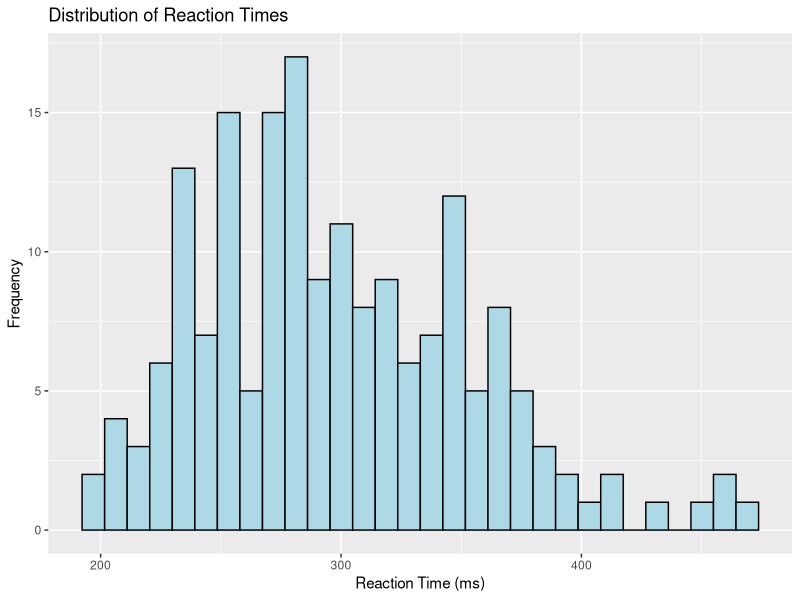
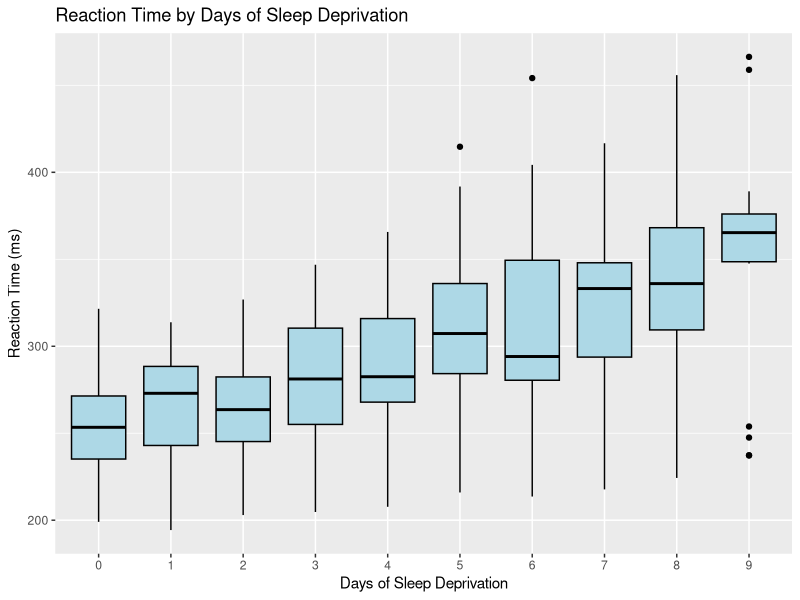
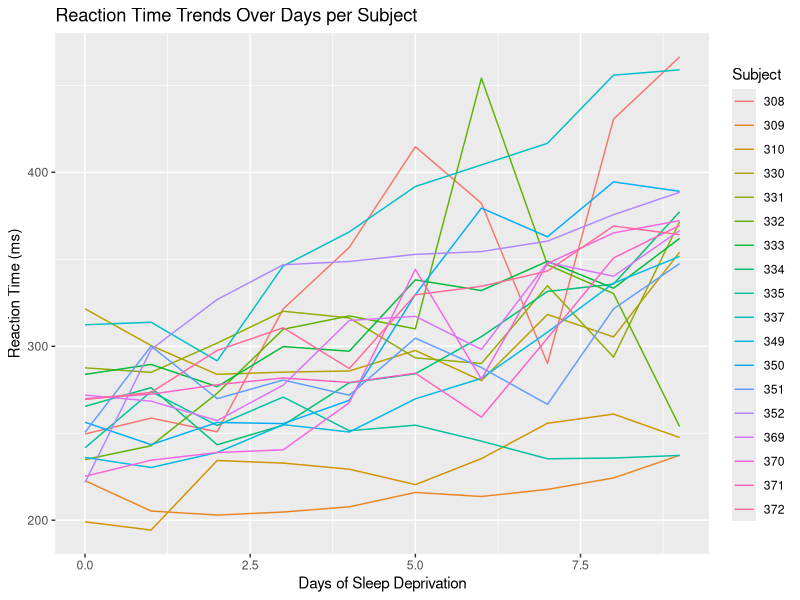
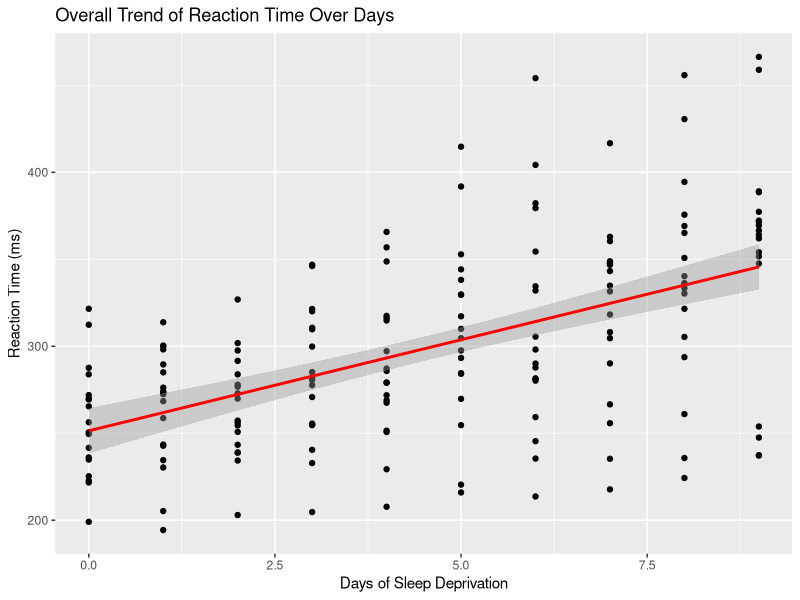
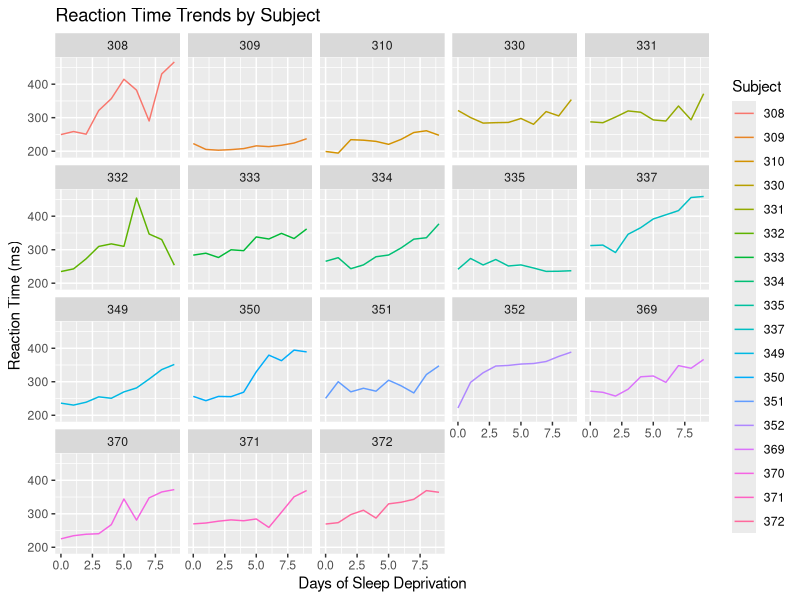
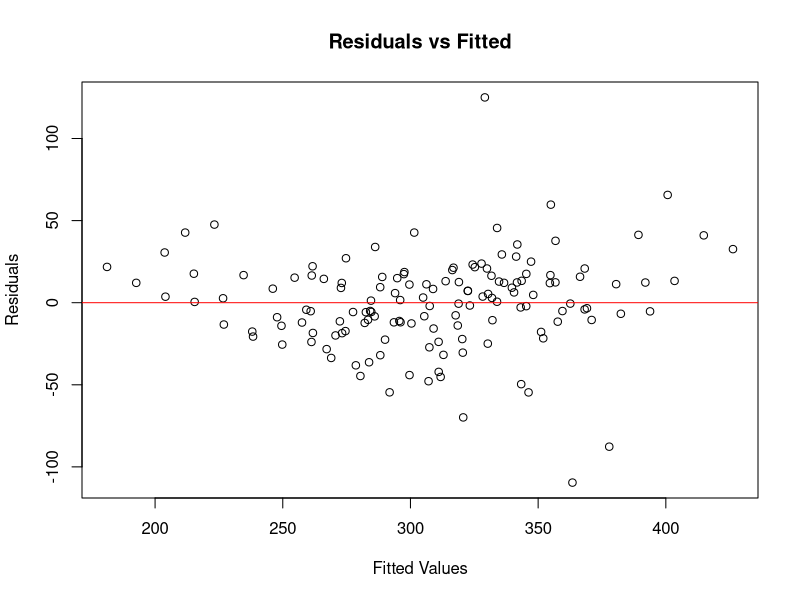
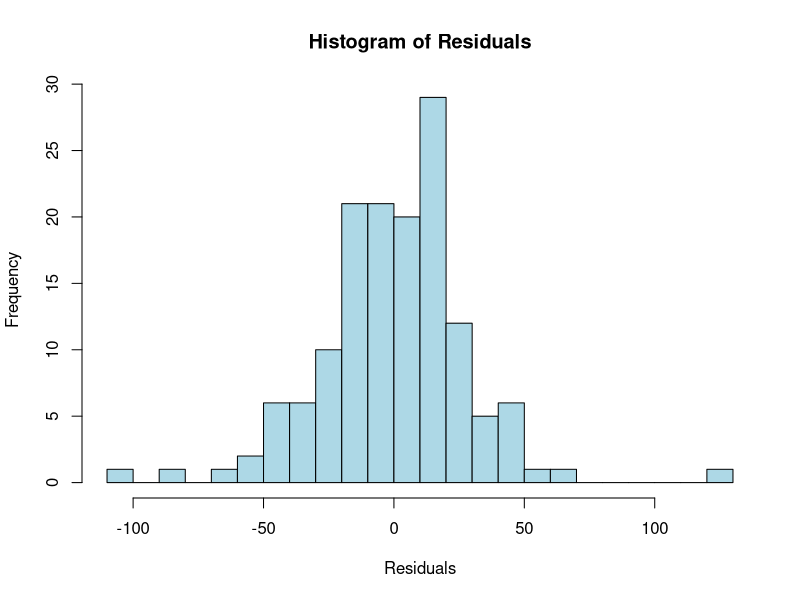
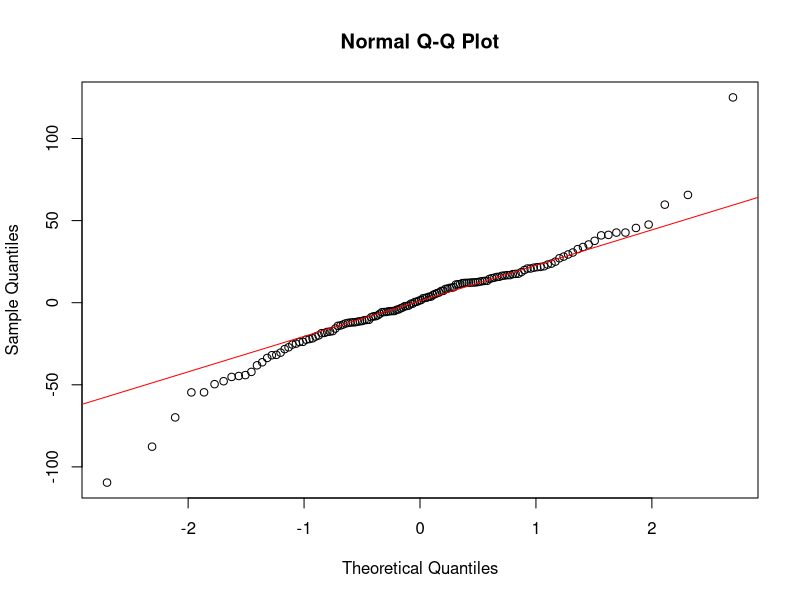

These figures' R source, in order:
install.packages("lme4")
library(lme4)

#LOAD DATASET
data(sleepstudy)

#EXPLORE DATASET

#to check the top and last 5 rows of our dataset 
head(sleepstudy)
tail(sleepstudy)

#displays the structure of an object
str(sleepstudy)

# summary of the dataset
summary(sleepstudy)

#Dimension of my dataset
dim(sleepstudy)

#checking for missing value
which(is.na(sleepstudy$frequency))


#VISUALIZATION
#Visualize the data using appropriate plots to understand the 
#distribution and relationships

install.packages("ggplot2")
library(ggplot2)

#To see the distribution of reaction times 
ggplot(sleepstudy, aes(x = Reaction)) +
  geom_histogram(bins = 30, fill = "lightblue", color = "black") +
  ggtitle("Distribution of Reaction Times") +
  xlab("Reaction Time (ms)") +
  ylab("Frequency")


#To see how reaction times vary across different days
ggplot(sleepstudy, aes(x = factor(Days), y = Reaction)) +
  geom_boxplot(fill = "lightblue", color = "black") +
  ggtitle("Reaction Time by Days of Sleep Deprivation") +
  xlab("Days of Sleep Deprivation") +
  ylab("Reaction Time (ms)")

#Line Plot for Reaction Time Trends
#To observe trends in 
#reaction time over the days for each subject
ggplot(sleepstudy, aes(x = Days, y = Reaction, group = Subject, color = Subject)) +
geom_line() +
  ggtitle("Reaction Time Trends Over Days per Subject") +
  xlab("Days of Sleep Deprivation") +
  ylab("Reaction Time (ms)")

#Scatter Plot with a Smoothed Line
#To visualize the overall trend between days 
#of sleep deprivation and reaction time
ggplot(sleepstudy, aes(x = Days, y = Reaction)) +
  geom_point() +
  geom_smooth(method = "lm", color = "red") +
  ggtitle("Overall Trend of Reaction Time Over Days") +
  xlab("Days of Sleep Deprivation") +
  ylab("Reaction Time (ms)")

#Faceted Plot by Subject
#To compare reaction time trends for each subject separately
ggplot(sleepstudy, aes(x = Days, y = Reaction)) +
  geom_line(aes(color = Subject)) +
  facet_wrap(~ Subject) +
  ggtitle("Reaction Time Trends by Subject") +
  xlab("Days of Sleep Deprivation") +
  ylab("Reaction Time (ms)")


#MODEL
#According to the experiment , the baseline line for sleep 
#was measured on the third day of the experiment
#so I began the analysis on the third day and named the column , "no_sleep_days"

library(tidyverse)
library(dplyr)
data <- sleepstudy %>%
  filter(Days >= 2) %>%
  mutate(no_sleep_days = Days - 2)

head(data)



#Model 1
#here , we have different intercepts for the subjects 
model_1 <- lmer(Reaction~ no_sleep_days +(1|Subject), data = data)

summary(model_1)

#model 2
model_2 <- lmer(Reaction~ no_sleep_days + (no_sleep_days | Subject), data = data)
summary(model_2)



#Residual analysis for model 1
#the residuals from the model. 
#Residuals are the differences between the observed values and the values
#predicted by the model.
residuals <- residuals(model_1)  # 
residuals

#Plotting Residuals vs. Fitted Values
#This is to check for homoscedasticity (constant variance of residuals)
plot(fitted(model_1), residuals, 
     xlab = "Fitted Values", ylab = "Residuals",
     main = "Residuals vs Fitted")
abline(h = 0, col = "red")


#histogram of residuals
hist(residuals, breaks = 30, main = "Histogram of Residuals", 
     xlab = "Residuals", col = "lightblue")

# q-q plot of residuals
qqnorm(residuals)
qqline(residuals, col = "red")

#residual analysis for the second model
res <- residuals(model_2)
par(mfrow =c(1,3))

# Plot 1 histogram

hist(res)

# Plot 2 Q-Q Plot
qqnorm(res)
qqline(res)

#Plot 3  Residual plot

plot(fitted(model_2), res)

